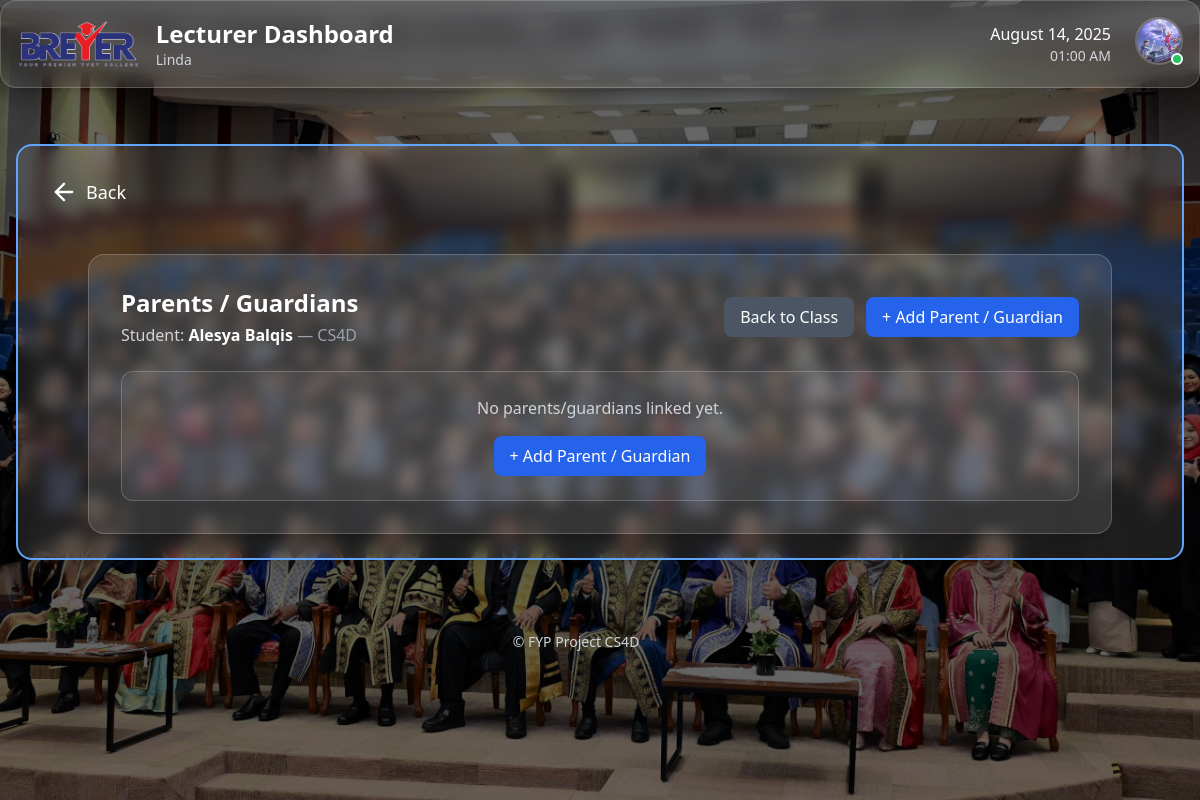
/lecturer/students/1/parents/ (signed in), run on an earlier commit of the app's database.
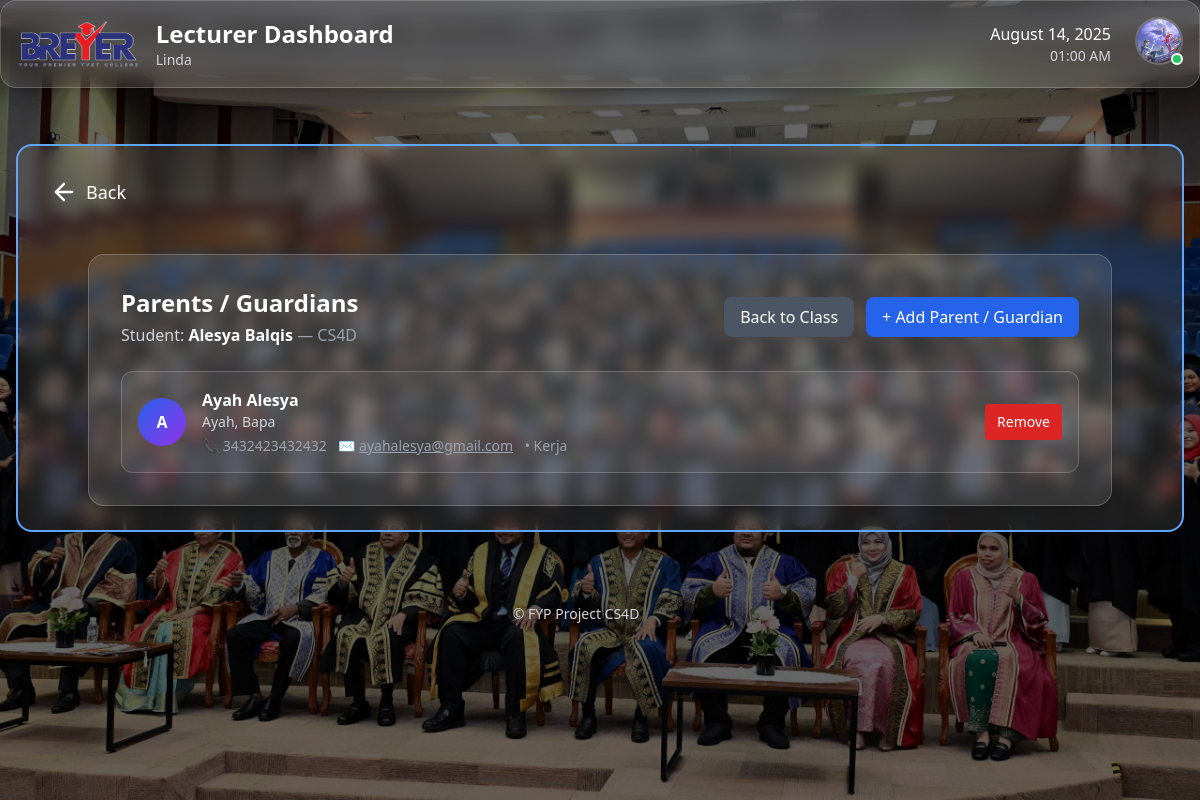
And on a later commit of the database.
### accounts/models.py (models this page shows, shortened)
class CustomUser(AbstractBaseUser, PermissionsMixin):
    class Role(models.TextChoices):
        STUDENT = 'STUDENT', 'Student'
        LECTURER = 'LECTURER', 'Lecturer'
        ADMIN = 'ADMIN', 'Admin'
    email = models.EmailField(unique=True)
    identity_card_number = models.CharField(
        max_length=20, unique=True, verbose_name="IC/Identity Card No."
    )
    full_name = models.CharField(
        max_length=255, verbose_name="Full Name (as per IC)"
    )
    short_name = models.CharField(
        max_length=64, verbose_name="Short Name", blank=True,
        help_text="E.g. 'Ali', for display in tables/lists"
    )
    role = models.CharField(max_length=20, choices=Role.choices, default=Role.STUDENT)
    phone_number = models.CharField(max_length=20, blank=True, null=True)
    address = models.TextField(blank=True, null=True)
    department = models.ForeignKey(
        Department,
        null=True,
        blank=True,
        on_delete=models.SET_NULL,
        related_name='users'
    )
    profile_picture = models.ImageField(upload_to='profile_pics/', blank=True, null=True)
    is_staff = models.BooleanField(default=False)
    is_active = models.BooleanField(default=True)
    date_joined = models.DateTimeField(default=timezone.now, blank=True, null=True)
    USERNAME_FIELD = 'email'
    REQUIRED_FIELDS = ['identity_card_number', 'full_name', 'short_name']
    objects = CustomUserManager()
    def get_full_name(self):
        return self.full_name

### core/models.py (models this page shows, shortened)
class Student(models.Model):
    user = models.OneToOneField(settings.AUTH_USER_MODEL, on_delete=models.CASCADE)
    class_group = models.ForeignKey(ClassGroup, on_delete=models.SET_NULL, null=True, related_name='students')
    parents = models.ManyToManyField(Parent, related_name='children', blank=True)
    profile_picture = models.ImageField(upload_to='profile_pics/', blank=True, null=True)
    date_of_birth = models.DateField(blank=True, null=True)
    address = models.TextField(blank=True, null=True)
    phone_number = models.CharField(max_length=20, blank=True, null=True)
    latest_activity = models.DateTimeField(blank=True, null=True)
    emergency_name = models.CharField("Emergency Contact Name", max_length=255, blank=True)
    emergency_relation = models.CharField("Emergency Contact Relation", max_length=64, blank=True)
    emergency_phone = models.CharField("Emergency Contact Phone", max_length=20, blank=True)

class ClassGroup(models.Model):
    name = models.CharField(max_length=32)
    department = models.ForeignKey(Department, on_delete=models.CASCADE, related_name='classgroups')
    course = models.ForeignKey(Course, on_delete=models.CASCADE, related_name='classgroups')
    year = models.PositiveIntegerField(default=timezone.now().year)
    classroom = models.CharField(max_length=64, blank=True, null=True)
    lecturers = models.ManyToManyField('Lecturer', related_name='classgroups', blank=True)

class Parent(models.Model):
    full_name = models.CharField(max_length=255)
    email = models.EmailField(blank=True, null=True)
    profile_picture = models.ImageField(upload_to='profile_pics/', blank=True, null=True)
    phone_number = models.CharField(max_length=20, blank=True, null=True)
    address = models.TextField(blank=True, null=True)
    occupation = models.CharField(max_length=100, blank=True, null=True)
    ROLE_CHOICES = [
        ("father", "Father"),
        ("mother", "Mother"),
        ("guardian", "Guardian"),
        ("grandfather", "Grandfather"),
        ("grandmother", "Grandmother"),
        ("other", "Other"),
    ]
    roles = models.CharField(max_length=128, blank=True, help_text="Comma-separated roles (e.g. 'father,guardian')")
    def get_roles_list(self):
        return [r.strip().capitalize() for r in self.roles.split(',') if r.strip()]

### accounts/decorators.py (the view)
        @login_required
        def _wrapped_view(request, *args, **kwargs):
            if request.user.role != role:
                return HttpResponseForbidden("You are not authorized to view this page.")
            return view_func(request, *args, **kwargs)

### lecturer/views.py (called while the page is built)
@role_required(CustomUser.Role.LECTURER)
def manage_parents(request, student_id):
    lecturer = get_object_or_404(Lecturer, user=request.user)
    student = get_object_or_404(Student, pk=student_id)
    if not ClassGroup.objects.filter(pk=student.class_group_id, lecturers=lecturer).exists():
        return HttpResponseForbidden("You are not authorized to view this page.")
    parents = student.parents.all()
    return render(request, "lecturer/manage_parents.html", {
        "student": student,
        "parents": parents,
    })

### lecturer/templates/lecturer/manage_parents.html (shortened to what this page needs)
{% extends 'lecturer/base_lecturer.html' %}
{% load static %}
{% block content_inner %}
<div class="max-w-5xl mx-auto p-8 bg-white/10 rounded-2xl border border-white/20 shadow-lg mt-10">
  <div class="flex flex-col md:flex-row md:items-center md:justify-between gap-4 mb-6">
    <div>
      <h1 class="text-2xl font-bold text-white">Parents / Guardians</h1>
      <p class="text-gray-300 mt-1">
        Student:
        <span class="font-semibold text-white">{{ student.user.full_name }}</span>
        {% if student.class_group %}
          <span class="text-gray-400">— {{ student.class_group.name }}</span>
        {% endif %}
      </p>
    </div>
    <div class="flex gap-3">
      {% if student.class_group %}
      <a href="{% url 'lecturer:classgroup_student_list' student.class_group.id %}"
         class="px-4 py-2 rounded-lg bg-gray-600 hover:bg-gray-700 text-white">
        Back to Class
      </a>
      {% endif %}
      <a href="{% url 'lecturer:add_parent_details' student.id %}"
         class="px-4 py-2 rounded-lg bg-blue-600 hover:bg-blue-700 text-white">
        + Add Parent / Guardian
      </a>
    </div>
  </div>
  {% if parents %}
    <div class="space-y-4">
      {% for p in parents %}
        <div class="flex items-center justify-between bg-white/5 border border-white/20 rounded-xl p-4">
          <div class="flex items-center gap-4">
            {% if p.profile_picture %}
              <img src="{{ p.profile_picture.url }}" alt="" class="w-12 h-12 rounded-full object-cover border border-white/20">
            {% else %}
              <div class="w-12 h-12 rounded-full bg-gradient-to-br from-blue-600 to-purple-600 flex items-center justify-center font-bold text-white">
                {{ p.full_name|default:"P"|first }}
              </div>
            {% endif %}
            <div>
              <div class="text-white font-semibold">
                {{ p.full_name|default:"(No name)" }}
              </div>
              <div class="text-gray-300 text-sm">
                {% with roles=p.get_roles_list %}
                  {% if roles %}{{ roles|join:", " }}{% else %}<span class="italic text-gray-400">Relationship not set</span>{% endif %}
                {% endwith %}
              </div>
              <div class="text-gray-400 text-sm mt-1 space-x-2">
                {% if p.phone_number %}<span>📞 {{ p.phone_number }}</span>{% endif %}
                {% if p.email %}
                  <span>✉️ <a href="mailto:{{ p.email }}" class="underline">{{ p.email }}</a></span>
                {% endif %}
                {% if p.occupation %}<span>• {{ p.occupation }}</span>{% endif %}
              </div>
            </div>
          </div>
          <form method="post" action="{% url 'lecturer:remove_parent' student.id p.id %}">
            <button type="submit"
                    class="px-3 py-2 rounded bg-red-600 hover:bg-red-700 text-white text-sm"
                    onclick="return confirm('Remove this parent/guardian from the student?');">
              Remove
            </button>
          </form>
        </div>
      {% endfor %}
    </div>
  {% else %}
    <div class="bg-white/5 border border-white/20 rounded-xl p-6 text-center">
      <p class="text-gray-300">No parents/guardians linked yet.</p>
      <a href="{% url 'lecturer:add_parent_details' student.id %}"
         class="inline-block mt-4 px-4 py-2 rounded-lg bg-blue-600 hover:bg-blue-700 text-white">
        + Add Parent / Guardian
      </a>
    </div>
  {% endif %}
</div>
{% endblock %}

### lecturer/templates/lecturer/base_lecturer.html
{% extends "base.html" %}
{% load static %}
{% block content %}
  {% include "partials/_topbar.html" %}
  <div class="max-w-7xl mx-auto px-2 md:px-4 py-6">
    <div class="border-2 border-blue-400 rounded-2xl shadow-xl bg-white/10 backdrop-blur p-6">
      <div class="mb-6">
        <a href="{% url 'dashboard:main_dashboard' %}" class="inline-flex items-center p-2 rounded-lg hover:bg-blue-500/20 transition group">
          {% include "lucide/back.svg" %}
          <span class="ml-2 text-white text-lg hidden sm:inline">Back</span>
        </a>
      </div>
      {% block content_inner %}
      {% endblock %}
    </div>
  </div>
{% endblock %}

### templates/base.html (shortened to what this page needs)
{% load static %}
<!DOCTYPE html>
<html lang="en" class="scroll-smooth">
<head>
  <script src="https://cdn.tailwindcss.com"></script>
</head>
<body class="relative min-h-screen bg-gray-900">
  <div class="fixed inset-0 -z-10 bg-black bg-opacity-60 pointer-events-none"></div>
  {% block content %}{% endblock %}
  <footer class="mt-8 w-full max-w-6xl text-center text-gray-300 text-sm font-medium select-none py-4">
    &copy; {{ now|date:"Y" }} FYP Project CS4D
  </footer>
</body>
</html>

### templates/partials/_topbar.html (shortened to what this page needs)
{% load static %}
{% block content %}
<div class="relative z-[9999] bg-white/10 dark:bg-white/5 backdrop-blur-md rounded-2xl p-4 border border-white/20 dark:border-white/10 shadow-xl mb-8">
  <div class="flex justify-between items-center">
    <div class="flex items-center space-x-4">
      <img src="{% static 'images/breyer.jpg' %}" alt="Breyer Logo" class="h-12 w-auto">
      <div>
        <a href="{% url 'dashboard:main_dashboard' %}" class="text-2xl font-bold text-white hover:text-blue-400 transition">
          {% if request.user.role == 'ADMIN' %}
            Admin Dashboard
          {% elif request.user.role == 'LECTURER' %}
            Lecturer Dashboard
          {% elif request.user.role == 'STUDENT' %}
            Student Dashboard
          {% else %}
            Dashboard
          {% endif %}
        </a>
        <p class="text-gray-300 text-sm">{{ request.user.get_full_name|default:request.user.email }}</p>
      </div>
    </div>
    <div class="flex items-center space-x-6">
      <div class="text-right">
        <p class="text-white font-medium" id="current-date"></p>
        <p class="text-gray-300 text-sm" id="current-time"></p>
      </div>
      <div class="relative z-[99999]">
        <button id="profile-btn" onclick="toggleProfileMenu(event)" class="relative group focus:outline-none">
          {% if request.user.profile_picture %}
            <img src="{{ request.user.profile_picture.url }}" alt="Profile Picture"
                 class="w-12 h-12 rounded-full object-cover border-2 border-white/20 group-hover:border-blue-400 transition-colors">
          {% endif %}
          <div class="absolute bottom-0 right-0 w-3 h-3 bg-green-500 rounded-full border-2 border-white"></div>
        </button>
      </div>
    </div>
  </div>
</div>
{% endblock %}

### templates/lucide/back.svg
<svg xmlns="http://www.w3.org/2000/svg"
     viewBox="0 0 24 24"
     fill="none"
     stroke="currentColor"
     stroke-width="2"
     stroke-linecap="round"
     stroke-linejoin="round"
     class="w-7 h-7 text-white group-hover:scale-110 transition">
  <path d="m12 19-7-7 7-7"/>
  <path d="M19 12H5"/>
</svg>

What changed in the data, as far as the page shows it:
added Parent: full_name|first "A", full_name "Ayah Alesya", get_roles_list "Ayah, Bapa", phone_number "3432423432432", email "ayahalesya@gmail.com", occupation "Kerja"
Also different on the page:
text no longer shown: "No parents/guardians linked yet. + Add Parent / Guardian"
